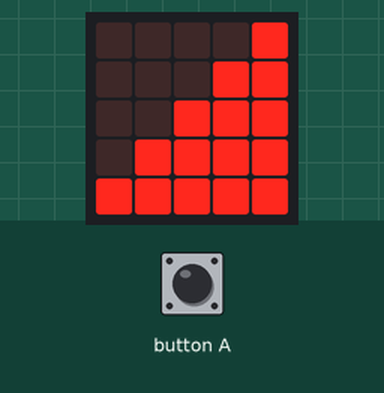
This program was run on a simulated BBC micro:bit (MakeCode). Parts: the board's 5×5 LED display. The inputs (shaded band) are chosen by the test bench.

Above: at 1.7 s.
3.3 s: button A pressed for 1 s
At 3.7 s:
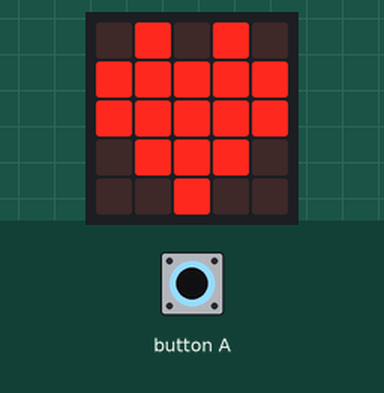
At 5.7 s:
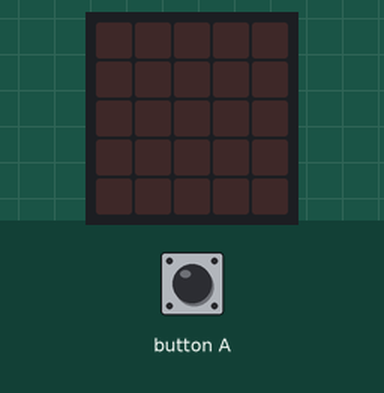
6.0 s: button A pressed for 3.2 s
At 9.4 s:
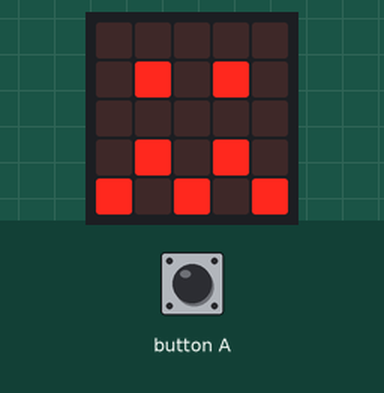
Timing chart, 0 to 10.9 s (numbered marks = the images above; inputs shaded):
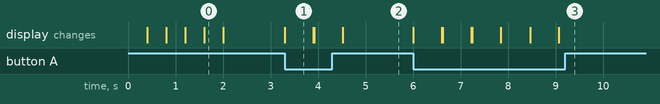

The program:

main.ts
```typescript
input.onGesture(Gesture.Shake, function () {
    if (true) {
        Pas += 1
    }
})
let Admin = 0
let Temps = 0
let Pas = 0
let Temps_sans_A_pressé = 0
let Pression_A = 0
basic.showLeds(`
    . . . . .
    . . . . .
    . . . . .
    . . . . .
    # . . . .
    `)
basic.showLeds(`
    . . . . .
    . . . . .
    . . . . .
    . # . . .
    # # . . .
    `)
basic.showLeds(`
    . . . . .
    . . . . .
    . . # . .
    . # # . .
    # # # . .
    `)
basic.showLeds(`
    . . . . .
    . . . # .
    . . # # .
    . # # # .
    # # # # .
    `)
basic.showLeds(`
    . . . . #
    . . . # #
    . . # # #
    . # # # #
    # # # # #
    `)
basic.clearScreen()
basic.forever(function () {
    while (true) {
        basic.pause(1000)
        Temps += 1
    }
})
basic.forever(function () {
    if (input.buttonIsPressed(Button.A) && Temps_sans_A_pressé <= 1000) {
        Temps_sans_A_pressé = 0
        Pression_A += 1
        basic.showIcon(IconNames.Heart)
        basic.clearScreen()
    }
    if (Pression_A >= 5 && Temps_sans_A_pressé <= 3000) {
        Admin = 1
        basic.showIcon(IconNames.Confused)
    }
})
basic.forever(function () {
    while (false) {
        basic.pause(1)
        Temps_sans_A_pressé += 1
    }
})
```

test.ts
```typescript
// les tests vont ici ; cela ne sera pas compilé si ce paquet est utilisé en tant qu'extension.
```

Measured:
- after the input at 3.3 s, the display: changes at once (image 1)
- after the input at 6.0 s, the display: first changes at once (image 3 shows a later state)
- what the display in image 0 shows lasts 0.4 s, from 1.6 s to 2.0 s
- what the display in image 1 shows lasts 0.6 s, from 3.3 s to 3.9 s
